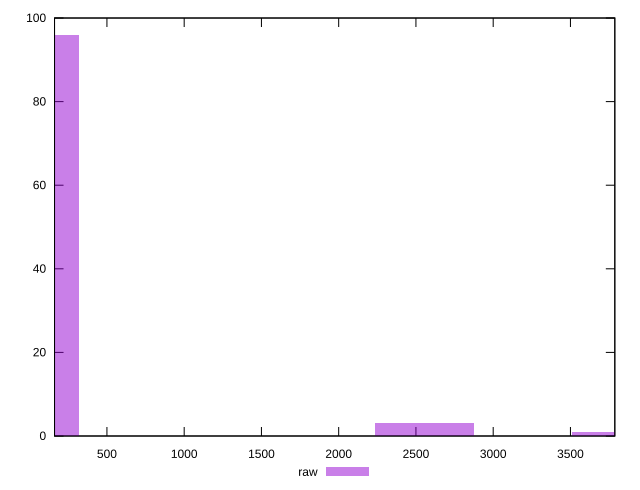

Here is the gnuplot script that generated this plot:
reset

$raw <<EOF
3832.064282338779 1
0 96
2554.7095215591858 3
EOF

set key outside below
set boxwidth 638.6773803897964
set xrange [160.878:3787.246]
set yrange [0:100]
set trange [0:100]
set style fill transparent solid 0.5 noborder
set terminal svg size 640, 490 enhanced background rgb 'white'
set output "reports/report_00031_2021-02-24T23-18-18.084Z/server-response-time/samples/card/raw/histogram.svg"

plot $raw title "raw" with boxes

reset
